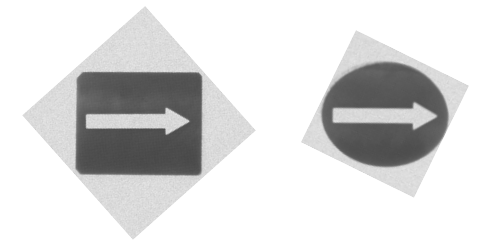
#> input picture Lab/lab_6 Robot Vision 1 Image Processing/lab6pkg_improc/img/template.jpg, 497 x 245 px; the run also reads 1 picture not shown here
$ python lab6_img.py   (older library calls are emulated)
#> lines starting #> are read from the running program, lines starting #| are printed output that depends on the picture; after the words box and inside, x2 and y2 are one past the last pixel; in counts of white or black regions, pixels touching at a corner belong together
#!/usr/bin/env python

'''

lab6pkg_improc/lab6_img.py

@brief: image processing for lab6, including template matching, image filtering, edge detection, contour detection, etc.
@author: Songjie Xiao
@date: Monday 2023/3/20

'''

#########################################################################
#
#  Lab 6-Image Processing
#  Main task is to pick and place all the blocks to your destination.
#  Camera is used to detect blocks. With image processing methods,
#  robot is able to know the position, shape and orientation of the blocks.
#  Since block's position is based on image coordinate, what we should do
#  is to transform it into robot coordinate.
#
#  In this lab, you only need to complete the image processing part.
#
#########################################################################

import cv2
import numpy as np

class ImageProcess():
    def __init__(self):

        self.contours_elip = []
        self.contours_rect = []

    def template_process(self, img_path):

        # read image from img_path
#> called with img_path = 'img/template.jpg'
        img_temp = cv2.imread(img_path)
#> img_temp is the input picture: shape (245, 497, 3); min 71, max 255, mean 220.1

        if img_temp is None:
            print('Template Image is None, Please check image path!')
            return

        img_copy = img_temp.copy()

        # Bilateral Filter smooths images while preserving edges,
        # by means of a nonlinear combination of nearby image values.
        # cv2.bilateralFilter(src, d, sigmaColor, sigmaSpace)
        # d - Diameter of each pixel neighborhood that is used during filtering.
        img_blur = cv2.bilateralFilter(img_copy, 19, 130, 30)

        # cv2.medianBlur() is used to reduce noise in the image
        img_blur = cv2.medianBlur(img_blur, 9)

        # cv2.cvtColor() is used to convert the image to grayscale
        img_gray = cv2.cvtColor(img_blur, cv2.COLOR_BGR2GRAY)

        # cv2.Sobel() is used to find the gradient of the image
        x_grid = cv2.Sobel(img_gray, cv2.CV_16SC1, 1, 0)
        y_grid = cv2.Sobel(img_gray, cv2.CV_16SC1, 0, 1)
        # cv2.Canny() is used to find the edges of the image
        img_canny = cv2.Canny(x_grid, y_grid, 30, 220)
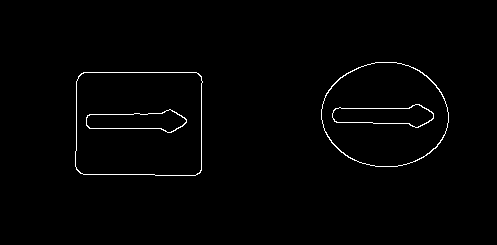
#> img_canny: shape (245, 497); 1.1% white in thin lines or dots, all inside (x1, y1, x2, y2) = (75, 62, 449, 176)

        # split image into two parts, rectangle and ellipse
        weight, height = img_canny.shape
#> weight = 245; height = 497
        img_rect = img_canny[:, :weight]
#> img_rect: shape (245, 245); 1.2% white in thin lines or dots, all inside (x1, y1, x2, y2) = (75, 72, 203, 176)
        img_elip = img_canny[:, weight:]
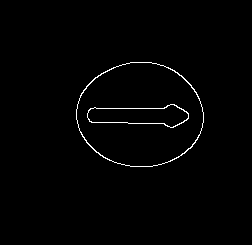
#> img_elip: shape (245, 252); 1.1% white in thin lines or dots, all inside (x1, y1, x2, y2) = (76, 62, 204, 167)

        # cv2.findContours to find contour
        # variable contours_1 stores all contours, each of which is composed of a series of pixel point
        # For example: len(contours) contours[0]
        # rectangle
        self.contours_rect, hierarchy = cv2.findContours(img_rect, cv2.RETR_TREE, cv2.CHAIN_APPROX_SIMPLE)
#> self.contours_rect = 4 contours; box (x1, y1, x2, y2) and area: (75, 72, 203, 176) 12755, (75, 72, 203, 176) 12739, (86, 109, 187, 133) 1468, (86, 109, 187, 133) 1437
        print(len(self.contours_rect))
#| 4
        # elipse
        self.contours_elip, hierarchy = cv2.findContours(img_elip, cv2.RETR_TREE, cv2.CHAIN_APPROX_SIMPLE)
#> self.contours_elip = 4 contours; box (x1, y1, x2, y2) and area: (76, 62, 204, 167) 10372, (76, 62, 204, 167) 10274, (87, 104, 189, 128) 1514, (87, 104, 189, 128) 1484

        # [10 lines of commented-out code are left out]

    def image_process(self, img_path):

        # read image from img_path
#> called with img_path = 'myimg/one rect.png'
        img_src = cv2.imread(img_path)
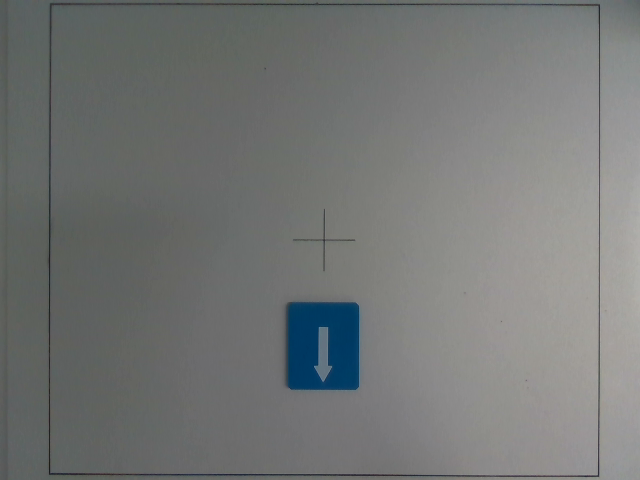
#> input picture Lab/lab_6 Robot Vision 1 Image Processing/lab6pkg_improc/myimg/one rect.png, 640 x 480 px
#> img_src is the input picture: shape (480, 640, 3); mean B, G, R 117, 118.1, 115.8

        if img_src is None:
            print('Source Image is None, Please check image path!')
            return

        img_copy = img_src.copy()

        ############## Your Code Start Here ##############
        # TODO: image process including filtering, edge detection, contour detection and so on.

        # Important: check contours and make sure the contour is available.
        # For one block, there will be 4 contours, 2 for rectangle or ellipse outside and 2 for arrow inside.
        # For one rectangle edge, there will be 2 contours in image resolution.
        # Tips: use cv2.contourArea(contour) as thres hold to filter out the contour.

        img_blur = cv2.bilateralFilter(img_copy, 5, 130, 30)
#> img_blur: shape (480, 640, 3)
        img_blur = cv2.medianBlur(img_blur, 7)
        # img_gray = cv2.cvtColor(img_copy, cv2.COLOR_BGR2GRAY)
        img_gray = cv2.cvtColor(img_blur, cv2.COLOR_BGR2GRAY)
#> img_gray: shape (480, 640)
        x_grid = cv2.Sobel(img_gray, cv2.CV_16SC1, 1, 0)
#> x_grid: shape (480, 640) int16
        y_grid = cv2.Sobel(img_gray, cv2.CV_16SC1, 0, 1)
#> y_grid: shape (480, 640) int16
        img_canny = cv2.Canny(x_grid, y_grid, 30, 180)
#> img_canny: shape (480, 640); 0.15% white in thin lines or dots, all inside (x1, y1, x2, y2) = (285, 302, 360, 390)

        # cv2.imshow("canny_image", img_canny)
        # cv2.waitKey()
        # cv2.destroyAllWindows()

        _contours, hierarchy = cv2.findContours(img_canny, cv2.RETR_TREE, cv2.CHAIN_APPROX_SIMPLE)

        # print(_contours)
        threshold_small = 1
        threshold_large = 200000
        contours = []

        for cnt in _contours:
            area = cv2.contourArea(cnt)
            # print("area: ", area)
            if area > threshold_small and area < threshold_large:
                print("area: ", area)
                contours.append(cnt)
#> this loop made 4 passes
#> area on passes 1 to 4: 6366.5, 6351.5, 539.5, 522.5
#| area:  6366.5
#| area:  6351.5
#| area:  539.5
#| area:  522.5
#> after the loop, contours = 4 contours; box (x1, y1, x2, y2) and area: (285, 302, 360, 390) 6366, (285, 302, 360, 390) 6352, (315, 326, 331, 380) 540, (315, 326, 331, 380) 522

        contour_image = np.zeros_like(img_copy)
        cv2.drawContours(contour_image, contours, -1, (0, 255, 0), 2)
        cv2.imshow("filtered contours", contour_image)
        cv2.waitKey()
        cv2.destroyAllWindows()
        # print(contours)

        ############### Your Code End Here ###############

        # length of contours equals to 4 times the number of blocks
        print("length of contours: ", len(contours))
#| length of contours:  4

        ############## Your Code Start Here ##############
        # TODO: compute the center of contour and the angle of arrow,
        # as well as match shapes of your block
        center_value = []
        shape = [] # 0 represents rectangle while 1 represents ellipse
        theta = []
        for i in range(len(contours) // 2):
            if i % 2 == 0:# Even
                ############## Your Code Start Here ##############
                # TODO: compute the center of external contour (rectangle/ellipse) and match shapes of your block
                # Tips: ret = cv2.matchShapes(contour1, contour2, 1, 0.0)

                # cv2.circle(draw_img, (int(center_x), int(center_y)), 7, [0,0,255], -1)

                rect_likelihood = cv2.matchShapes(contours[i * 2], self.contours_rect[1], 1, 0.0)
                elip_likelihood = cv2.matchShapes(contours[i * 2], self.contours_elip[1], 1, 0.0)
                if rect_likelihood < elip_likelihood:
                    shape.append(0)
                else:
                    shape.append(1)

                N = cv2.moments(contours[i * 2])
                x = int(N["m10"] / N["m00"])
                y = int(N["m01"] / N["m00"])
                cv2.circle(img_copy, (int(x), int(y)), 7, [0,0,255], -1)
                center_value.append([x,y])
                print(len(center_value))
                ############### Your Code End Here ###############

            else:
                # TODO: compute the center of internal contour (arrow) and compute the angle of arrow
                N = cv2.moments(contours[i * 2])
                _center_x = int(N["m10"] / N["m00"])
                _center_y = int(N["m01"] / N["m00"])
                # draw a circle on the center point
                cv2.circle(img_copy, (int(_center_x), int(_center_y)), 7, [0,255,0], -1)

                ############## Your Code Start Here ##############
                # TODO: compute the angle of arrow
                # Tips: compute the distance between center point of external contour and every point of internal contour,
                # find the furthest point, then you can compute the angle.
                print("i//2: ", i//2)
                print("center_value: ", center_value)
                x_ex = center_value[i // 2][0]
                print("x_ex: ", x_ex)
                y_ex = center_value[i // 2][1]
                print("y_ex: ", y_ex)

                max_dis = 0
                x = 0
                y = 0
                for cnt in contours[i * 2]:
                    dis = np.sqrt((cnt[0][0] - x_ex) ** 2 + (cnt[0][1] - y_ex) ** 2)
                    if dis > max_dis:
                        x = cnt[0][0]
                        y = cnt[0][1]
                        max_dis = dis

                theta_tmp = np.arctan2(_center_y - y, _center_x - x)

                cv2.line(img_copy, (_center_x, _center_y), (x, y), (128, 0, 0), 2)

                theta.append(theta_tmp)
#> this loop made 2 passes
#> (x_ex, y_ex, theta_tmp) on pass 2: (321, 345, -1.65)
#> (rect_likelihood, elip_likelihood) on pass 1: (0.0248, 0.0349)
#| 1
#| i//2:  0
#| center_value:  [[321, 345]]
#| x_ex:  321
#| y_ex:  345
#> img_copy: shape (480, 640, 3); 0.1% of pixels changed, all inside (x1, y1, x2, y2) = (314, 338, 330, 381)
#> after the loop, center_value = [[321, 345]]; shape = [0]; theta = [-1.65]


                ############### Your Code End Here ###############

        cv2.imshow('image with center and orientation', img_copy)
        cv2.waitKey()
        cv2.destroyAllWindows()

        return center_value, shape, theta

def main():

    # init image path
    # template image for template matching of rectangle and ellipse
    path_template = "img/template.jpg"
    # two calibrattoion images to calculate the image coordinate
    # with corresponding image coordinate and robot coordinate,
    # a linear transformation between image coordinate and robot coordinate can be computed
    path_img_cali1 = 'myimg/one rect.png'
    path_img_cali2 = 'myimg/one elip.png'
    # snapshot image saved by your camera
    path_img_snap = 'myimg/all 1.png'

    # init ImageProcess class
    img_process = ImageProcess()

    # template process to get the contour of rectangle and ellipse
    img_process.template_process(path_template)
    print("finished template")
    # image process for calibration images to get the position of blocks
    center_cali1, shape_cali1, theta_cali1 = img_process.image_process(path_img_cali1)
#> center_cali1 = [[321, 345]]; shape_cali1 = [0]; theta_cali1 = [-1.65]
    print("finished 1")

    center_cali2, shape_cali2, theta_cali2 = img_process.image_process(path_img_cali2)
#> call 2 of image_process, with img_path = 'myimg/one elip.png'
#> in image_process (call 2), `img_canny = cv2.Canny(x_grid, y_grid, 30, 180)`: img_canny: shape (480, 640); 0.14% white in thin lines or dots, all inside (x1, y1, x2, y2) = (291, 77, 366, 165)
#> the loop in image_process (call 2), `for cnt in _contours:` made 4 passes
#> area on passes 1 to 4: 5083.5, 5020.5, 533, 516
#| area:  5083.5
#| area:  5020.5
#| area:  533.0
#| area:  516.0
#> after the loop in image_process (call 2), `for cnt in _contours:`: contours = 4 contours; box (x1, y1, x2, y2) and area: (291, 77, 366, 165) 5084, (291, 77, 366, 165) 5020, (322, 88, 340, 142) 533, (322, 88, 340, 142) 516
#| length of contours:  4
#> the loop in image_process (call 2), `for i in range(len(contours) // 2):` made 2 passes
#> (x_ex, y_ex, theta_tmp) on pass 2: (328, 120, 1.69)
#> (rect_likelihood, elip_likelihood) on pass 1: (0.0402, 0.000151)
#| 1
#| i//2:  0
#| center_value:  [[328, 120]]
#| x_ex:  328
#| y_ex:  120
#> after the loop in image_process (call 2), `for i in range(len(contours) // 2):`:
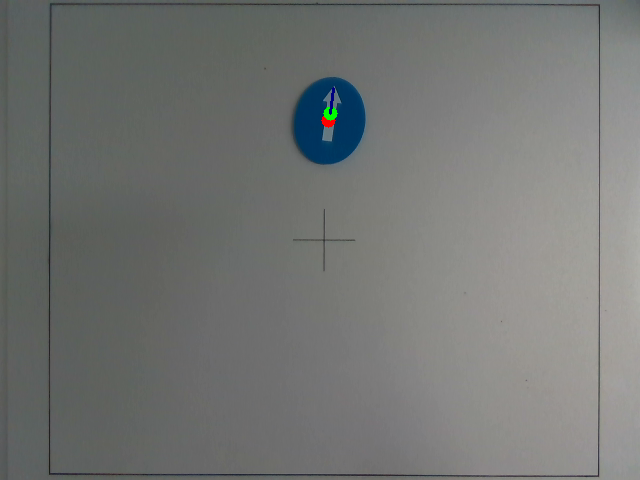
#> img_copy: shape (480, 640, 3); mean B, G, R 115.1, 117, 114.9
#> after the loop in image_process (call 2), `for i in range(len(contours) // 2):`: center_value = [[328, 120]]; shape = [1]; theta = [1.69]
#> center_cali2 = [[328, 120]]; shape_cali2 = [1]; theta_cali2 = [1.69]
    print("finished 2")

    # image process to get the shape, position and orientation of blocks
    center_snap, shape_snap, theta_snap = img_process.image_process(path_img_snap)
#> call 3 of image_process, with img_path = 'myimg/all 1.png'
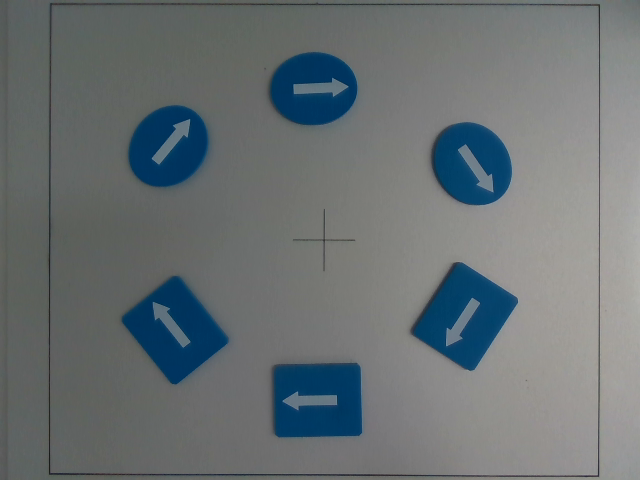
#> input picture Lab/lab_6 Robot Vision 1 Image Processing/lab6pkg_improc/myimg/all 1.png, 640 x 480 px
#> in image_process, img_src is the input picture: shape (480, 640, 3); mean B, G, R 115.2, 112.8, 105.6
#> in image_process (call 3), `img_canny = cv2.Canny(x_grid, y_grid, 30, 180)`: img_canny: shape (480, 640); 0.85% white in thin lines or dots, all inside (x1, y1, x2, y2) = (122, 52, 518, 438)
#> the loop in image_process (call 3), `for cnt in _contours:` made 22 passes
#> area on passes 1 to 12: 6426.5, 6412.5, 540.5, 520.5, 6398, 6226.5, 554, 502, 6693.5, 6540.5, 552.5, 502.5
#| area:  6426.5
#| area:  6412.5
#| area:  540.5
#| area:  520.5
#| area:  6398.0
#| area:  6226.5
#| area:  554.0
#| area:  502.0
#> (further printed lines are left out)
#> after the loop in image_process (call 3), `for cnt in _contours:`: contours = 22 contours; largest, box (x1, y1, x2, y2) and area: (410, 262, 518, 371) 6694, (410, 262, 518, 371) 6540, (271, 362, 362, 438) 6426, (271, 362, 362, 438) 6412, (122, 276, 229, 385) 6398
#> in image_process (call 3), `cv2.drawContours(contour_image, contours, -1, (0, 255, 0), 2)`:
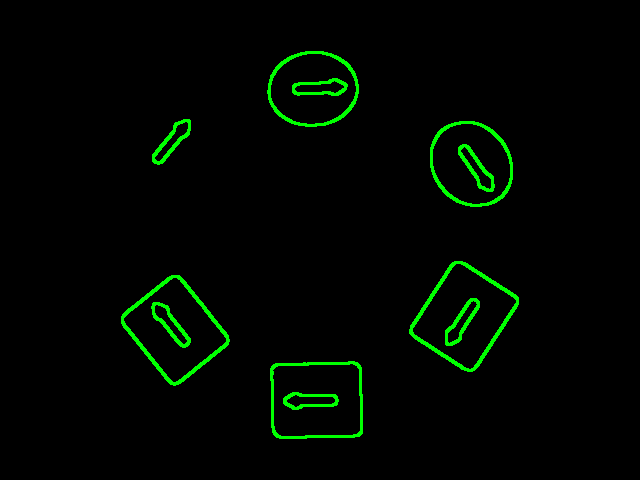
#> contour_image: shape (480, 640, 3); mean of channels 0, 1, 2 0, 6.7, 0; drawn as B, G, R
#| length of contours:  22
#> the loop in image_process (call 3), `for i in range(len(contours) // 2):` made 11 passes
#> (x_ex, y_ex, theta_tmp) on passes 2, 4, 6, 8, 10: (316, 399, -0.0798), (174, 329, 0.927), (463, 315, -1), (470, 163, -2.17), (171, 140, 2.82)
#> (rect_likelihood, elip_likelihood) on passes 1, 3, 5, 7, 9, 11: (0.00576, 0.0345), (0.0209, 0.0306), (0.035, 0.04), (0.0645, 0.0242), (1.94, 1.98), (2.08, 2.12)
#> (printed output is left out)
#> after the loop in image_process (call 3), `for i in range(len(contours) // 2):`:
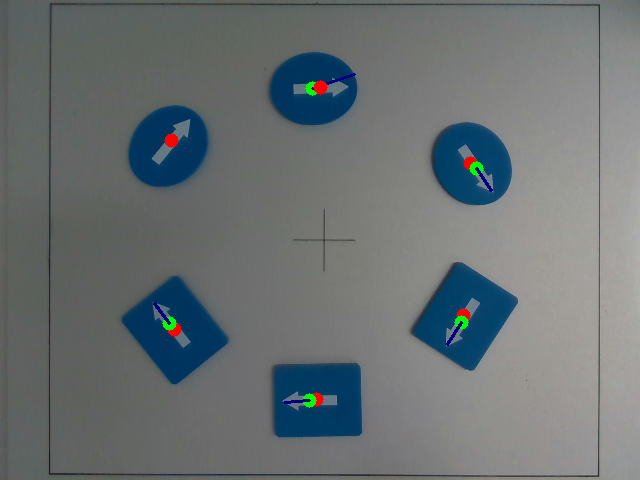
#> img_copy: shape (480, 640, 3); 0.56% of pixels changed, all inside (x1, y1, x2, y2) = (153, 73, 493, 408)
#> after the loop in image_process (call 3), `for i in range(len(contours) // 2):`: center_value = [[316, 399], [174, 329], [463, 315], [470, 163], [171, 140], [320, 87]]; shape = [0, 0, 0, 1, 0, 0]; theta = [-0.0798, 0.927, -1, -2.17, 2.82]
#> center_snap has the same summary as center_value in image_process; shape_snap = [0, 0, 0, 1, 0, 0]; theta_snap = [-0.0798, 0.927, -1, -2.17, 2.82]
    print("finished many")

if __name__ == '__main__':

	main()
